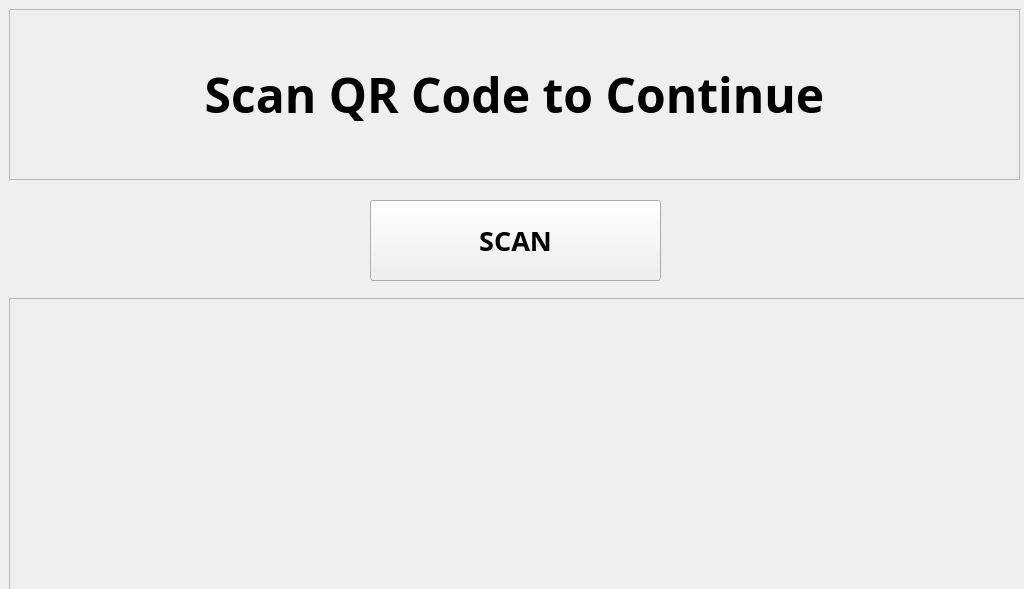
<?xml version="1.0" encoding="UTF-8"?>
<ui version="4.0">
 <class>MainWindow</class>
 <widget class="QMainWindow" name="MainWindow">
  <property name="geometry">
   <rect>
    <x>0</x>
    <y>0</y>
    <width>1024</width>
    <height>589</height>
   </rect>
  </property>
  <property name="minimumSize">
   <size>
    <width>0</width>
    <height>0</height>
   </size>
  </property>
  <property name="maximumSize">
   <size>
    <width>1024</width>
    <height>600</height>
   </size>
  </property>
  <property name="windowTitle">
   <string>Interactive First Aid Cabinet</string>
  </property>
  <widget class="QWidget" name="centralwidget">
   <widget class="QFrame" name="frame">
    <property name="geometry">
     <rect>
      <x>9</x>
      <y>9</y>
      <width>1011</width>
      <height>171</height>
     </rect>
    </property>
    <property name="frameShape">
     <enum>QFrame::StyledPanel</enum>
    </property>
    <property name="frameShadow">
     <enum>QFrame::Raised</enum>
    </property>
    <layout class="QGridLayout" name="gridLayout_2">
     <item row="0" column="0">
      <widget class="QLabel" name="TITLE">
       <property name="font">
        <font>
         <family>Unispace</family>
         <pointsize>36</pointsize>
         <weight>75</weight>
         <bold>true</bold>
        </font>
       </property>
       <property name="text">
        <string>Scan QR Code to Continue</string>
       </property>
       <property name="alignment">
        <set>Qt::AlignCenter</set>
       </property>
      </widget>
     </item>
    </layout>
   </widget>
   <widget class="QFrame" name="frame_2">
    <property name="geometry">
     <rect>
      <x>9</x>
      <y>298</y>
      <width>1031</width>
      <height>301</height>
     </rect>
    </property>
    <property name="frameShape">
     <enum>QFrame::StyledPanel</enum>
    </property>
    <property name="frameShadow">
     <enum>QFrame::Raised</enum>
    </property>
    <layout class="QGridLayout" name="gridLayout">
     <item row="0" column="0">
      <widget class="QLabel" name="TUPC">
       <property name="minimumSize">
        <size>
         <width>192</width>
         <height>192</height>
        </size>
       </property>
       <property name="maximumSize">
        <size>
         <width>192</width>
         <height>192</height>
        </size>
       </property>
       <property name="text">
        <string/>
       </property>
       <property name="pixmap">
        <pixmap>tuplogo (1).png</pixmap>
       </property>
      </widget>
     </item>
     <item row="0" column="1">
      <widget class="QLabel" name="TUPC_2">
       <property name="minimumSize">
        <size>
         <width>194</width>
         <height>194</height>
        </size>
       </property>
       <property name="maximumSize">
        <size>
         <width>194</width>
         <height>194</height>
        </size>
       </property>
       <property name="text">
        <string/>
       </property>
       <property name="pixmap">
        <pixmap>first-aid-logo-png-png-image-762531.png</pixmap>
       </property>
      </widget>
     </item>
     <item row="0" column="2">
      <widget class="QLabel" name="rasberry">
       <property name="minimumSize">
        <size>
         <width>156</width>
         <height>200</height>
        </size>
       </property>
       <property name="maximumSize">
        <size>
         <width>156</width>
         <height>200</height>
        </size>
       </property>
       <property name="text">
        <string/>
       </property>
       <property name="pixmap">
        <pixmap>asd.png</pixmap>
       </property>
      </widget>
     </item>
    </layout>
   </widget>
   <widget class="QPushButton" name="pushButton">
    <property name="geometry">
     <rect>
      <x>370</x>
      <y>200</y>
      <width>291</width>
      <height>81</height>
     </rect>
    </property>
    <property name="font">
     <font>
      <family>Unispace</family>
      <pointsize>20</pointsize>
      <weight>75</weight>
      <bold>true</bold>
     </font>
    </property>
    <property name="text">
     <string>SCAN</string>
    </property>
   </widget>
  </widget>
 </widget>
 <resources/>
 <connections/>
</ui>
